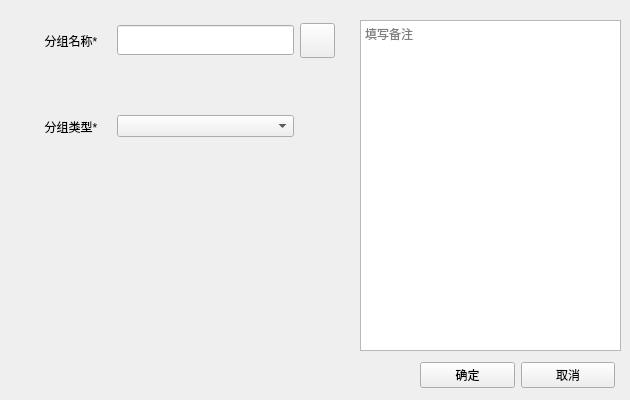
   <widget class="QWidget" name="newGroup">
    <attribute name="title">
     <string>新建分组</string>
    </attribute>
    <widget class="QWidget" name="layoutWidget_10">
     <property name="geometry">
      <rect>
       <x>420</x>
       <y>360</y>
       <width>195</width>
       <height>31</height>
      </rect>
     </property>
     <layout class="QHBoxLayout" name="horizontalLayout_30">
      <item>
       <widget class="QPushButton" name="group_yes">
        <property name="text">
         <string>确定</string>
        </property>
       </widget>
      </item>
      <item>
       <widget class="QPushButton" name="group_no">
        <property name="text">
         <string>取消</string>
        </property>
       </widget>
      </item>
     </layout>
    </widget>
    <widget class="QTextEdit" name="group_remark">
     <property name="geometry">
      <rect>
       <x>360</x>
       <y>20</y>
       <width>261</width>
       <height>331</height>
      </rect>
     </property>
     <property name="placeholderText">
      <string>填写备注</string>
     </property>
    </widget>
    <widget class="QWidget" name="layoutWidget_11">
     <property name="geometry">
      <rect>
       <x>31</x>
       <y>21</y>
       <width>304</width>
       <height>127</height>
      </rect>
     </property>
     <layout class="QVBoxLayout" name="verticalLayout_7">
      <item>
       <layout class="QHBoxLayout" name="horizontalLayout_8">
        <item>
         <widget class="QLabel" name="groupNameLabel">
          <property name="minimumSize">
           <size>
            <width>80</width>
            <height>0</height>
           </size>
          </property>
          <property name="maximumSize">
           <size>
            <width>80</width>
            <height>16777215</height>
           </size>
          </property>
          <property name="text">
           <string>分组名称*</string>
          </property>
          <property name="alignment">
           <set>Qt::AlignCenter</set>
          </property>
         </widget>
        </item>
        <item>
         <widget class="QLineEdit" name="groupName">
          <property name="minimumSize">
           <size>
            <width>0</width>
            <height>30</height>
           </size>
          </property>
         </widget>
        </item>
        <item>
         <widget class="QPushButton" name="groupNameJudge">
          <property name="minimumSize">
           <size>
            <width>35</width>
            <height>35</height>
           </size>
          </property>
          <property name="maximumSize">
           <size>
            <width>35</width>
            <height>35</height>
           </size>
          </property>
          <property name="text">
           <string/>
          </property>
         </widget>
        </item>
       </layout>
      </item>
      <item>
       <layout class="QHBoxLayout" name="horizontalLayout_53">
        <item>
         <widget class="QLabel" name="groupNameWarning">
          <property name="styleSheet">
           <string notr="true">color:red;</string>
          </property>
          <property name="text">
           <string/>
          </property>
          <property name="alignment">
           <set>Qt::AlignRight|Qt::AlignTrailing|Qt::AlignVCenter</set>
          </property>
         </widget>
        </item>
        <item>
         <widget class="QPushButton" name="space_15">
          <property name="minimumSize">
           <size>
            <width>35</width>
            <height>35</height>
           </size>
          </property>
          <property name="maximumSize">
           <size>
            <width>35</width>
            <height>35</height>
           </size>
          </property>
          <property name="styleSheet">
           <string notr="true">border:0px;background-color:transparent</string>
          </property>
          <property name="text">
           <string/>
          </property>
         </widget>
        </item>
       </layout>
      </item>
      <item>
       <layout class="QHBoxLayout" name="horizontalLayout_18">
        <item>
         <widget class="QLabel" name="groupTypeLabel">
          <property name="minimumSize">
           <size>
            <width>80</width>
            <height>0</height>
           </size>
          </property>
          <property name="maximumSize">
           <size>
            <width>80</width>
            <height>16777215</height>
           </size>
          </property>
          <property name="text">
           <string>分组类型*</string>
          </property>
          <property name="alignment">
           <set>Qt::AlignCenter</set>
          </property>
         </widget>
        </item>
        <item>
         <widget class="QComboBox" name="groupType"/>
        </item>
        <item>
         <widget class="QPushButton" name="space_7">
          <property name="minimumSize">
           <size>
            <width>35</width>
            <height>35</height>
           </size>
          </property>
          <property name="maximumSize">
           <size>
            <width>35</width>
            <height>35</height>
           </size>
          </property>
          <property name="styleSheet">
           <string notr="true">border:0px;background-color:transparent</string>
          </property>
          <property name="text">
           <string/>
          </property>
         </widget>
        </item>
       </layout>
      </item>
     </layout>
    </widget>
   </widget>
